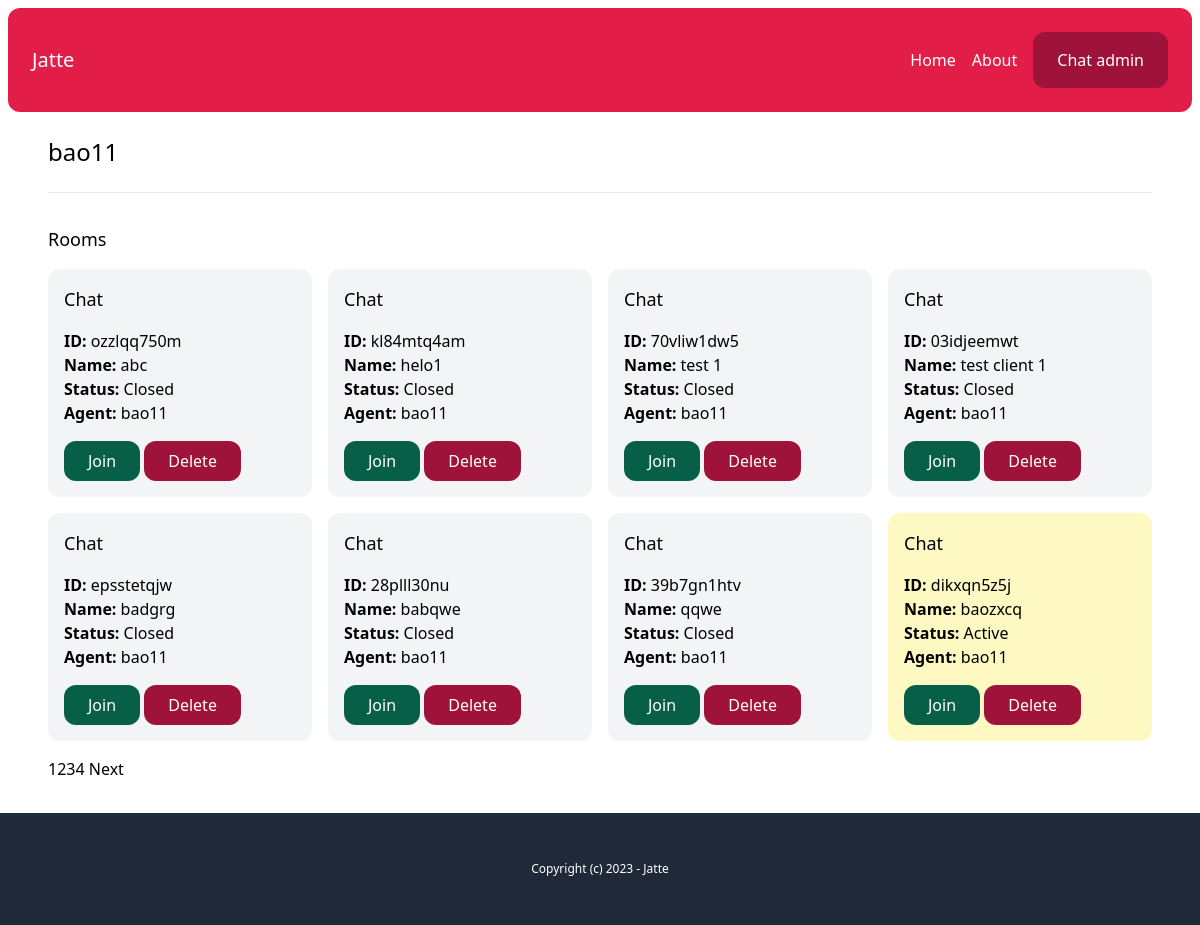
/chat-admin/user-detail/f73a4f9e-b6d7-4f92-ba8f-48697ba46434/ (signed in), run on the app's committed database.
### account/models.py (models this page shows)
class User(AbstractBaseUser, PermissionsMixin):
    AGENT = 'agent'
    MANAGER = 'manager'
    ROLES_CHOICES = (
        (AGENT, 'Agent'),
        (MANAGER, 'Manager'),
    )
    id = models.UUIDField(primary_key=True, default=uuid.uuid4, editable=False)
    email = models.EmailField(unique=True)
    name = models.CharField(max_length=255, blank=True, default='')
    role = models.CharField(max_length=20, choices=ROLES_CHOICES, default=AGENT)
    is_active = models.BooleanField(default=True)
    is_superuser = models.BooleanField(default=False)
    is_staff = models.BooleanField(default=False)
    date_joined = models.DateTimeField(default=timezone.now)
    last_login = models.DateTimeField(blank=True, null=True)
    objects = CustomUserManager()
    USERNAME_FIELD = 'email'
    EMAIL_FIELD = 'email'
    REQUIRED_FIELDS = ['name']

### chat/models.py (models this page shows, shortened)
class Room(models.Model):
    WAITING = "waiting"
    ACTIVE = "active"
    CLOSED = "closed"
    STATUS_CHOICES = (
        (WAITING, "Waiting"),
        (ACTIVE, "Active"),
        (CLOSED, "Closed"),
    )
    uuid = models.CharField(max_length=255)
    client = models.CharField(max_length=255)
    agent = models.ForeignKey(User, related_name="rooms", blank=True, null=True, on_delete=models.SET_NULL)
    messages = models.ManyToManyField(Message, blank=True)
    url = models.CharField(max_length=255, blank=True)
    status = models.CharField(max_length=10, choices=STATUS_CHOICES, default=WAITING)
    created_at = models.DateTimeField(auto_now_add=True)
    class Meta:
        ordering = ("-created_at",)

### chat/views.py (the view)
# urls.py: path("chat-admin/user-detail/<uuid:uuid>/", views.user_detail, name="chat-admin-user-detail"),
@login_required
def user_detail(request, uuid):
    user = User.objects.get(pk=uuid)
    rooms = user.rooms.all()
    paginator = Paginator(rooms, 8)
    page_number = request.GET.get("page")
    page_rooms = paginator.get_page(page_number)
    context = {
        "user": user,
        "page_rooms": page_rooms
    }
    return render(request, "chat/user_detail.html", context=context)

### chat/templates/chat/user_detail.html
{% extends 'core/base.html' %}
{% block content %}
    <h1 class="mb-6 text-2xl">{{ user.name }}</h1>
    <hr class="my-6">
    <div class="mt-8">
        <h2 class="mb-4 text-lg">Rooms</h2>
        {% include 'chat/partials/rooms_list.html' %}
    </div>
{% endblock %}

### chat/templates/chat/partials/rooms_list.html (shortened to what this page needs)
<div class="grid grid-cols-4 gap-4">
    {% for room in page_rooms %}
    <div class="p-4 rounded-xl {% if room.status == 'waiting' %}bg-emerald-100{% elif room.status == 'active' %}bg-yellow-100{% else %}bg-gray-100{% endif %}">
        <h3 class="mb-4 text-lg">Chat</h3>
        <p>
            <b>ID: </b>{{ room.uuid }}<br>
            <b>Name: </b>{{ room.client }}<br>
            <b>Status: </b>{{ room.get_status_display }}<br>
            <b>Agent: </b>{% firstof room.agent.name 'None yet...' %}
        </p>
        <a href="{% url "chat-admin-room" room.uuid %}" class="mt-4 inline-block py-2 px-6 bg-emerald-800 text-white rounded-xl">Join</a>
        <a href="{% url "chat-admin-delete-room" room.uuid %}" class="mt-4 inline-block py-2 px-6 bg-rose-800 text-white rounded-xl">Delete</a>
    </div>
    {% endfor %}
    {% if page_rooms.has_other_pages %}
    <nav class="pagination" role="navigation" aria-label="pagination">
        <ul class="pagination-list" style="display: inline-flex;">
            {% for i in page_rooms.paginator.page_range %}
            {% if page_rooms.number == i %}
            <li>
                <a class="pagination-link is-current">{{ i }}</a>
            </li>
            {% else %}
            <li>
                <a class="pagination-link" href="?page={{ i }}">{{ i }}</a>
            </li>
            {% endif %}
            {% endfor %}
        </ul>
        {% if page_rooms.has_next %}
        <a class="pagination-next" href="?page={{ page_rooms.next_page_number }}">Next</a>
        {% endif %}
    </nav>
    {% endif %}
</div>

### data on the page
User: name "bao11"
Room: uuid "ozzlqq750m", client "abc", status "Closed", agent.name "bao11"
Room: uuid "kl84mtq4am", client "helo1", status "Closed", agent.name "bao11"
Room: uuid "70vliw1dw5", client "test 1", status "Closed", agent.name "bao11"
Room: uuid "03idjeemwt", client "test client 1", status "Closed", agent.name "bao11"
Room: uuid "epsstetqjw", client "badgrg", status "Closed", agent.name "bao11"
Room: uuid "28plll30nu", client "babqwe", status "Closed", agent.name "bao11"
Room: uuid "39b7gn1htv", client "qqwe", status "Closed", agent.name "bao11"
Room: uuid "dikxqn5z5j", client "baozxcq", status "Active", agent.name "bao11"

### other printed values
{{ i }} "1"
{{ i }} "2" "3" "4"
